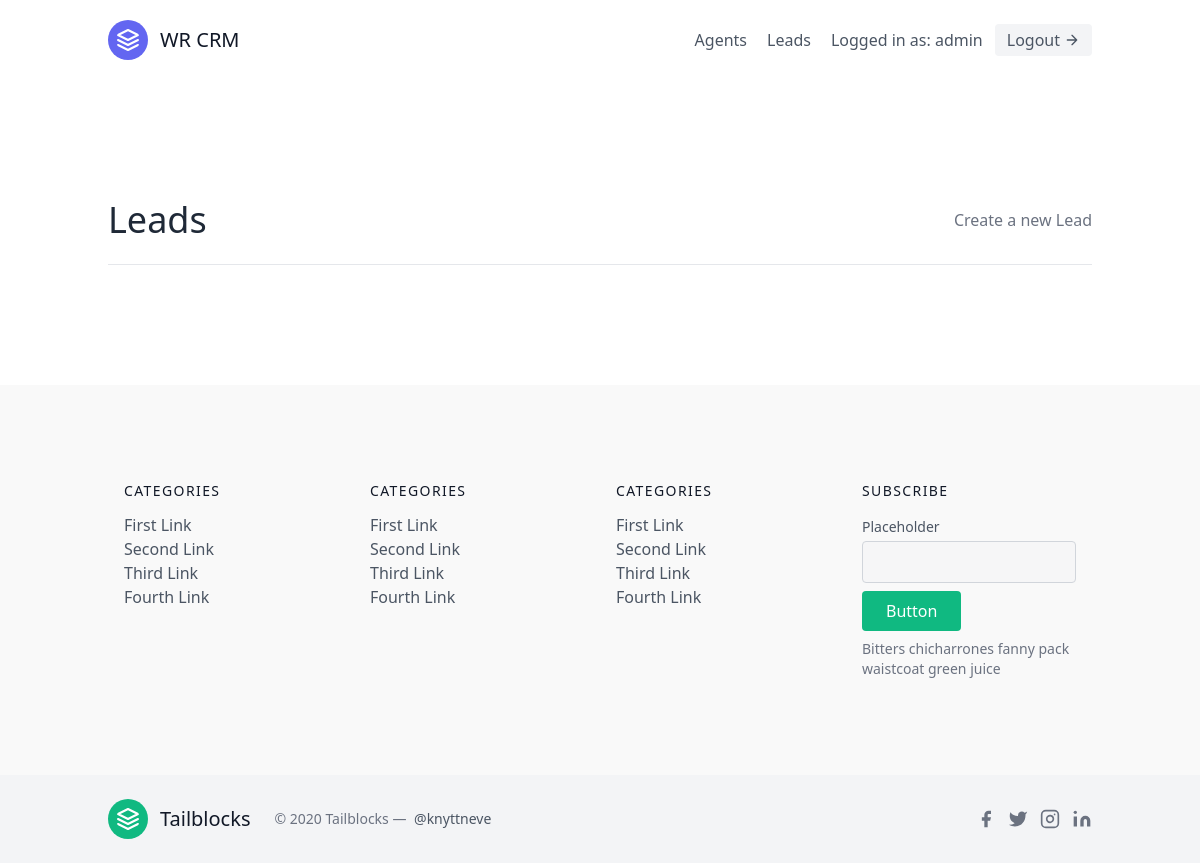
The app's page /leads/ (signed in), older data.
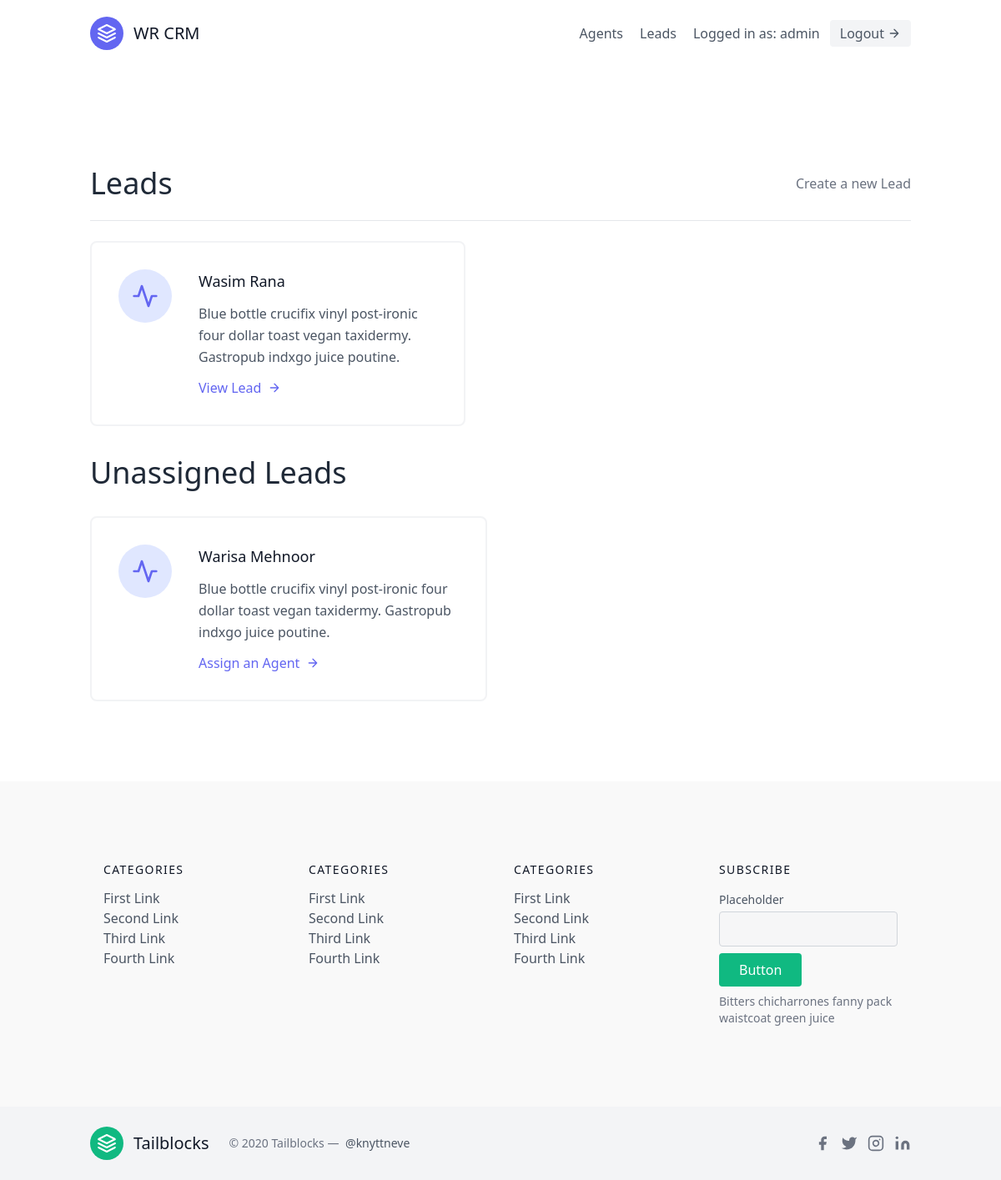
The same page, newer data.
### leads/models.py (models this page shows, shortened)
class Lead(models.Model):
    first_name = models.CharField(max_length=20)
    last_name = models.CharField(max_length=20)
    age =  models.IntegerField(default=0)
    organization = models.ForeignKey(UserProfile, on_delete=models.CASCADE)
    agent = models.ForeignKey("Agent", null=True, blank=True, on_delete=models.SET_NULL)

### leads/views.py (the view)
# urls.py: path('', LeadListView.as_view(), name='lead-list'),
class LeadListView(LoginRequiredMixin, generic.ListView):
    template_name = 'leads/lead_list.html'
    context_object_name = 'leads'
    def get_queryset(self):
        user = self.request.user
        if user.is_organizer:
            queryset = Lead.objects.filter(
                organization=user.userprofile,
                agent__isnull=False
            )
        else:
            queryset = Lead.objects.filter(
                organization=user.agent.organization,
                agent__isnull=False
            )
            queryset = queryset.filter(agent__user=user)
        return queryset
    def get_context_data(self, **kwargs):
        context = super(LeadListView, self).get_context_data(**kwargs)
        user = self.request.user
        if user.is_organizer:
            queryset = Lead.objects.filter(
                organization=user.userprofile,
                agent__isnull=True
            )
            context.update({
                'unassigned_leads': queryset
            })
        return context

### leads/templates/leads/lead_list.html (shortened to what the changed rows need)
{% extends 'base.html' %}
{% block content %}
    <section class="text-gray-600 body-font">
        <div class="container px-5 py-24 mx-auto flex flex-wrap">
            <div class="w-full mb-6 py-6 flex justify-between items-center border-b border-gray-200">
                <div>
                    <h1 class="text-4xl text-gray-800">Leads</h1>
                </div>
            </div>
            <div class="flex flex-wrap -m-4">
                {% for lead in leads %}
                <div class="p-4 lg:w-1/2 md:w-full">
                    <div class="flex border-2 rounded-lg border-gray-200 border-opacity-50 p-8 sm:flex-row flex-col">
                        <div class="w-16 h-16 sm:mr-8 sm:mb-0 mb-4 inline-flex items-center justify-center rounded-full bg-indigo-100 text-indigo-500 flex-shrink-0">
                            <svg fill="none" stroke="currentColor" stroke-linecap="round" stroke-linejoin="round" stroke-width="2" class="w-8 h-8" viewBox="0 0 24 24">
                            <path d="M22 12h-4l-3 9L9 3l-3 9H2"></path>
                            </svg>
                        </div>
                        <div class="flex-grow">
                            <h2 class="text-gray-900 text-lg title-font font-medium mb-3">
                                {{ lead.first_name }} {{ lead.last_name }}
                            </h2>
                            <p class="leading-relaxed text-base">
                                Blue bottle crucifix vinyl post-ironic four dollar toast vegan taxidermy. Gastropub indxgo juice poutine.
                            </p>
                            <a href="{% url 'leads:lead-detail' lead.pk %}" class="mt-3 text-indigo-500 inline-flex items-center">
                                View Lead
                                <svg fill="none" stroke="currentColor" stroke-linecap="round" stroke-linejoin="round" stroke-width="2" class="w-4 h-4 ml-2" viewBox="0 0 24 24">
                                    <path d="M5 12h14M12 5l7 7-7 7"></path>
                                </svg>
                            </a>
                        </div>
                    </div>
                </div>
                {% endfor %}
            </div>
            {% if unassigned_leads.exists %}
            <div class="mt-5 flex flex-wrap -m-4">
            <div class="p-4 w-full">
                <h1 class="text-4xl text-gray-800">Unassigned Leads</h1>
            </div>
                {% for lead in unassigned_leads %}
                    <div class="p-4 lg:w-1/2 md:w-full">
                        <div class="flex border-2 rounded-lg border-gray-200 border-opacity-50 p-8 sm:flex-row flex-col">
                            <div class="w-16 h-16 sm:mr-8 sm:mb-0 mb-4 inline-flex items-center justify-center rounded-full bg-indigo-100 text-indigo-500 flex-shrink-0">
                                <svg fill="none" stroke="currentColor" stroke-linecap="round" stroke-linejoin="round" stroke-width="2" class="w-8 h-8" viewBox="0 0 24 24">
                                <path d="M22 12h-4l-3 9L9 3l-3 9H2"></path>
                                </svg>
                            </div>
                            <div class="flex-grow">
                                <h2 class="text-gray-900 text-lg title-font font-medium mb-3">
                                    {{ lead.first_name }} {{ lead.last_name }}
                                </h2>
                                <p class="leading-relaxed text-base">
                                    Blue bottle crucifix vinyl post-ironic four dollar toast vegan taxidermy. Gastropub indxgo juice poutine.
                                </p>
                                <a href="{% url 'leads:assign-agent' lead.pk %}" class="mt-3 text-indigo-500 inline-flex items-center">
                                    Assign an Agent
                                    <svg fill="none" stroke="currentColor" stroke-linecap="round" stroke-linejoin="round" stroke-width="2" class="w-4 h-4 ml-2" viewBox="0 0 24 24">
                                        <path d="M5 12h14M12 5l7 7-7 7"></path>
                                    </svg>
                                </a>
                            </div>
                        </div>
                    </div>
                {% endfor %}
                {% endif %}
            </div>
        </div>
    </section>
{% endblock content %}

Row changes from the older to the newer data that the page shows:
added Lead: first_name "Wasim", last_name "Rana", shown under "Leads"
added Lead: first_name "Warisa", last_name "Mehnoor", shown under "Unassigned Leads"
Text that changed along with them:
text now shown: "Unassigned Leads"
